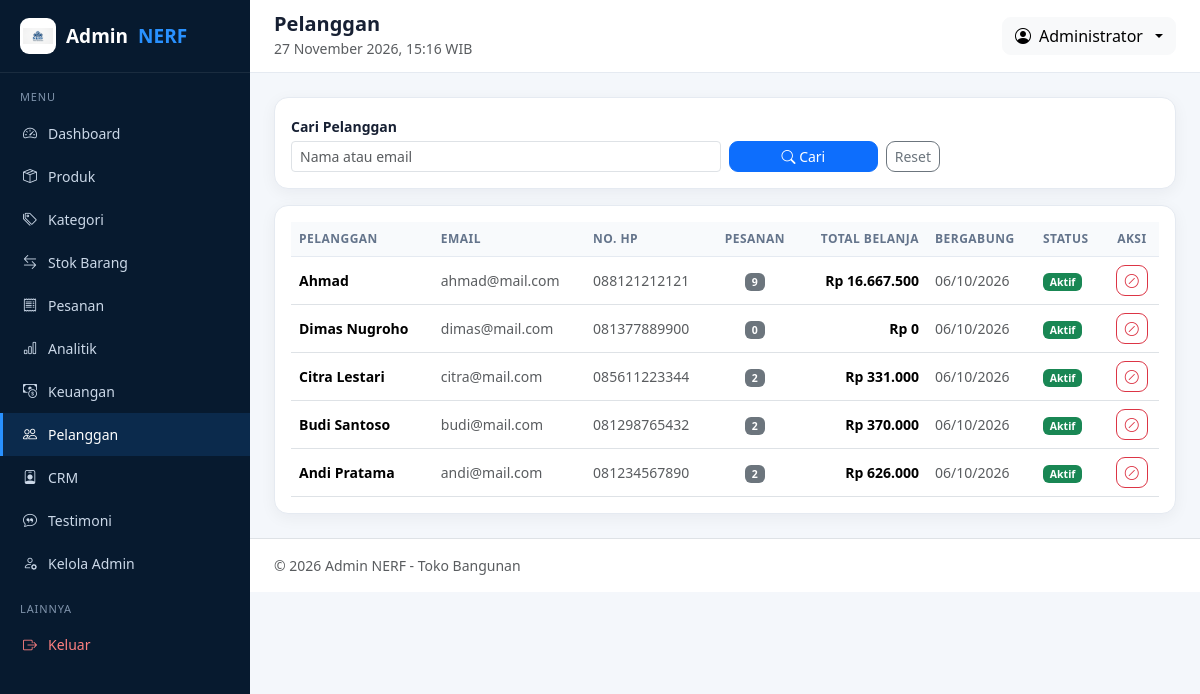
The page /admin/pelanggan.php (signed in) on the database its author committed.
### tables this page shows
CREATE TABLE `pelanggan` (
  `id_pelanggan` int NOT NULL AUTO_INCREMENT,
  `nama_lengkap` varchar(100) NOT NULL,
  `email` varchar(100) NOT NULL,
  `password` varchar(255) NOT NULL,
  `nomor_hp` varchar(20) DEFAULT NULL,
  `foto` varchar(255) DEFAULT NULL,
  `status` enum('Aktif','Nonaktif') DEFAULT 'Aktif',
  `dibuat_pada` timestamp NOT NULL DEFAULT CURRENT_TIMESTAMP,
  PRIMARY KEY (`id_pelanggan`),
  UNIQUE KEY `email` (`email`)
);

### config/fungsi/url.php (called while the page is built)
<?php
function base_url(): string
{
    static $base = null;
    if ($base !== null) {
        return $base;
    }
    $dir = str_replace('\\', '/', dirname(str_replace('\\', '/', $_SERVER['SCRIPT_NAME'] ?? '/')));
    $dir = ($dir === '/' || $dir === '.') ? '' : rtrim($dir, '/');
    if (basename($dir) === 'admin') {
        $dir = str_replace('\\', '/', dirname($dir));
        $dir = ($dir === '/' || $dir === '.') ? '' : rtrim($dir, '/');
    }
    $base = $dir;
    return $base;
}
function root_url(string $file = ''): string
{
    return (base_url() ?: '') . '/' . ltrim($file, '/');
}
function img_url(string $file): string
{
    $path = __DIR__ . '/../../' . ltrim($file, '/');
    $v    = is_file($path) ? filemtime($path) : 0;
    return root_url($file) . '?v=' . $v;
}
function aset_url(string $file): string
{
    $path = __DIR__ . '/../../assets/' . ltrim($file, '/');
    $v    = is_file($path) ? filemtime($path) : 0;
    return root_url('assets/' . ltrim($file, '/')) . '?v=' . $v;
}

### config/fungsi/teks.php (called while the page is built, shortened)
<?php
function e($value): string
{
    return htmlspecialchars((string)($value ?? ''), ENT_QUOTES, 'UTF-8');
}
function rupiah($angka): string
{
    return 'Rp ' . number_format((float)$angka, 0, ',', '.');
}

### config/fungsi/auth.php (called while the page is built, shortened)
<?php
function sudah_login(): bool
{
    return isset($_SESSION['admin_id']);
}
function admin_saat_ini(): ?array
{
    static $cache = null;
    if ($cache !== null) {
        return $cache;
    }
    global $koneksi;
    $stmt = $koneksi->prepare('SELECT * FROM admin WHERE id_admin = ? LIMIT 1');
    $stmt->bind_param('i', $_SESSION['admin_id']);
    $stmt->execute();
    $cache = $stmt->get_result()->fetch_assoc() ?: null;
    return $cache;
}
function butuh_role(array $roles): void
{
    $admin = admin_saat_ini();
}

### admin/pelanggan.php (the view, shortened to what this page needs)
<?php
require_once __DIR__ . '/../config/fungsi.php';
butuh_role(['Super Admin', 'Admin', 'Customer Service']);
$judul = 'Pelanggan';
$cari = trim($_GET['cari'] ?? '');
$sql = "SELECT pl.*, COUNT(p.id_pesanan) AS jml_pesanan, COALESCE(SUM(p.total),0) AS total_belanja
        FROM pelanggan pl
        LEFT JOIN pesanan p ON p.id_pelanggan = pl.id_pelanggan
                           AND p.status_pesanan NOT IN ('Menunggu Pembayaran','Dibatalkan','Retur')";
$sql .= ' GROUP BY pl.id_pelanggan ORDER BY pl.id_pelanggan DESC';
$stmt = $koneksi->prepare($sql);
$stmt->execute();
$data = $stmt->get_result()->fetch_all(MYSQLI_ASSOC);
include __DIR__ . '/layout/header.php';
?>
<div class="card-panel p-3 mb-3">
    <form method="get" class="row g-2 align-items-end">
        <div class="col-md-6">
            <label class="form-label small fw-semibold mb-1">Cari Pelanggan</label>
            <input type="search" name="cari" class="form-control form-control-sm"
                   value="<?= e($cari) ?>" placeholder="Nama atau email">
        </div>
        <div class="col-md-3 d-flex gap-2">
            <button class="btn btn-primary btn-sm w-100"><i class="bi bi-search"></i> Cari</button>
            <a href="pelanggan.php" class="btn btn-outline-secondary btn-sm">Reset</a>
        </div>
    </form>
</div>
<div class="card-panel p-3">
    <div class="table-responsive">
        <table class="table align-middle mb-0">
            <thead>
                <tr>
                    <th>Pelanggan</th><th>Email</th><th>No. HP</th>
                    <th class="text-center">Pesanan</th><th class="text-end">Total Belanja</th>
                    <th>Bergabung</th><th>Status</th><th class="text-center">Aksi</th>
                </tr>
            </thead>
            <tbody>
                <?php foreach ($data as $d): ?>
                    <tr>
                        <td class="fw-semibold"><?= e($d['nama_lengkap']) ?></td>
                        <td class="text-muted small"><?= e($d['email']) ?></td>
                        <td class="text-muted small"><?= e($d['nomor_hp'] ?? '-') ?></td>
                        <td class="text-center"><span class="badge bg-secondary"><?= (int)$d['jml_pesanan'] ?></span></td>
                        <td class="text-end fw-semibold"><?= rupiah($d['total_belanja']) ?></td>
                        <td class="text-muted small"><?= date('d/m/Y', strtotime($d['dibuat_pada'])) ?></td>
                        <td>
                            <span class="badge bg-<?= $d['status'] === 'Aktif' ? 'success' : 'secondary' ?>">
                                <?= e($d['status']) ?>
                            </span>
                        </td>
                        <td class="text-center">
                            <a href="pelanggan.php?toggle=<?= (int)$d['id_pelanggan'] ?>"
                               class="btn btn-sm btn-outline-<?= $d['status'] === 'Aktif' ? 'danger' : 'success' ?>"
                               onclick="return confirm('Ubah status pelanggan ini?')">
                                <i class="bi bi-<?= $d['status'] === 'Aktif' ? 'slash-circle' : 'check-circle' ?>"></i>
                            </a>
                        </td>
                    </tr>
                <?php endforeach; ?>
            </tbody>
        </table>
    </div>
</div>
<?php include __DIR__ . '/layout/footer.php'; ?>

### admin/layout/header.php (shortened to what this page needs)
<?php
$admin = admin_saat_ini();
$menu = [
    ['Berkas' => 'index.php',    'Ikon' => 'bi-speedometer2',     'Label' => 'Dashboard'],
    ['Berkas' => 'produk.php',   'Ikon' => 'bi-box-seam',         'Label' => 'Produk'],
    ['Berkas' => 'kategori.php', 'Ikon' => 'bi-tags',             'Label' => 'Kategori'],
    ['Berkas' => 'stok.php',     'Ikon' => 'bi-arrow-left-right', 'Label' => 'Stok Barang'],
    ['Berkas' => 'pesanan.php',  'Ikon' => 'bi-receipt',          'Label' => 'Pesanan'],
    ['Berkas' => 'analitik.php', 'Ikon' => 'bi-bar-chart',        'Label' => 'Analitik'],
    ['Berkas' => 'keuangan.php', 'Ikon' => 'bi-cash-coin',        'Label' => 'Keuangan'],
    ['Berkas' => 'pelanggan.php','Ikon' => 'bi-people',           'Label' => 'Pelanggan'],
    ['Berkas' => 'crm.php',      'Ikon' => 'bi-person-badge',     'Label' => 'CRM'],
    ['Berkas' => 'testimoni.php','Ikon' => 'bi-chat-quote',       'Label' => 'Testimoni'],
    ['Berkas' => 'user.php',     'Ikon' => 'bi-person-gear',      'Label' => 'Kelola Admin'],
];
$halaman = basename($_SERVER['PHP_SELF']);
?>
<!DOCTYPE html>
<html lang="id">
<head>
    <link href="https://cdn.jsdelivr.net/npm/bootstrap@5.3.3/dist/css/bootstrap.min.css" rel="stylesheet">
    <link href="https://cdn.jsdelivr.net/npm/bootstrap-icons@1.11.3/font/bootstrap-icons.css" rel="stylesheet">
    <link href="<?= aset_url('css/admin.css') ?>" rel="stylesheet">
</head>
<body>
<div class="d-flex">
    <aside class="sidebar d-none d-lg-block">
        <a href="../beranda.php" class="brand">
            <div class="logo-box"><img src="<?= img_url('TokoLogo.png') ?>" alt="Logo" onerror="this.remove()"></div>
            Admin <span>NERF</span>
        </a>
        <div class="nav-section">Menu</div>
        <nav class="nav flex-column">
            <?php foreach ($menu as $m): ?>
                <a class="nav-link <?= $halaman === $m['Berkas'] ? 'active' : '' ?>" href="<?= $m['Berkas'] ?>">
                    <i class="bi <?= $m['Ikon'] ?>"></i> <?= $m['Label'] ?>
                </a>
            <?php endforeach; ?>
        </nav>
        <div class="nav-section">Lainnya</div>
        <nav class="nav flex-column">
            <a class="nav-link" href="../keluar.php" style="color:#ff8080">
                <i class="bi bi-box-arrow-right"></i> Keluar
            </a>
        </nav>
    </aside>
    <div class="flex-grow-1">
        <header class="topbar d-flex justify-content-between align-items-center">
            <div>
                <h5 class="mb-0 fw-bold"><?= e($judul ?? 'Dashboard') ?></h5>
                <small class="text-muted"><?= date('d F Y, H:i') ?> WIB</small>
            </div>
            <div class="dropdown">
                <button class="btn btn-light dropdown-toggle d-flex align-items-center gap-2" data-bs-toggle="dropdown">
                    <i class="bi bi-person-circle"></i>
                    <span><?= e($admin['nama_lengkap'] ?? 'Admin') ?></span>
                </button>
            </div>
        </header>
        <main class="content">

### assets/css/admin.css (style rules this page uses)
body { font-family: "Segoe UI", Arial, sans-serif; background: #f4f7fb; color: #172033; }
.sidebar { width: 250px; background: #071a2f; color: #cbd8e8; min-height: 100vh; }
.sidebar .brand { color: #fff; font-weight: 800; font-size: 19px; text-decoration: none; display: flex; align-items: center; gap: 10px; padding: 18px 20px; border-bottom: 1px solid rgba(255, 255, 255, .08); }
.sidebar .brand span { color: #2991ff; }
.logo-box { width: 36px; height: 36px; border-radius: 9px; overflow: hidden; flex-shrink: 0; display: flex; align-items: center; justify-content: center; }
.logo-box img { width: 100%; height: 100%; object-fit: contain; background: #fff; padding: 3px; }
.sidebar .nav-link { color: #cbd8e8; font-size: 14px; padding: 11px 20px; display: flex; align-items: center; gap: 11px; border-left: 3px solid transparent; }
.sidebar .nav-link.active { background: rgba(41, 145, 255, .14); color: #fff; border-left-color: #2991ff; }
.sidebar .nav-section { font-size: 11px; text-transform: uppercase; letter-spacing: .08em; color: #7f93ab; padding: 16px 20px 6px; }
.topbar { background: #fff; border-bottom: 1px solid #e5eaf1; padding: 12px 24px; }
.content { padding: 24px; }
.card-panel { background: #fff; border: 1px solid #e5eaf1; border-radius: 14px; box-shadow: 0 4px 16px rgba(7, 26, 47, .05); }
.table thead th { font-size: 12px; text-transform: uppercase; letter-spacing: .04em; color: #64748b; background: #f8fafc; border-bottom: 1px solid #e5eaf1; }
.table td { vertical-align: middle; font-size: 14px; }
.btn { border-radius: 9px; }

### rows shown on the page
pelanggan: nama_lengkap "Ahmad", email "ahmad@mail.com", nomor_hp "088121212121", jml_pesanan "9", total_belanja "Rp 16.667.500", dibuat_pada "06/10/2026", status "Aktif"
pelanggan: nama_lengkap "Dimas Nugroho", email "dimas@mail.com", nomor_hp "081377889900", jml_pesanan "0", total_belanja "Rp 0", dibuat_pada "06/10/2026", status "Aktif"
pelanggan: nama_lengkap "Citra Lestari", email "citra@mail.com", nomor_hp "085611223344", jml_pesanan "2", total_belanja "Rp 331.000", dibuat_pada "06/10/2026", status "Aktif"
pelanggan: nama_lengkap "Budi Santoso", email "budi@mail.com", nomor_hp "081298765432", jml_pesanan "2", total_belanja "Rp 370.000", dibuat_pada "06/10/2026", status "Aktif"
pelanggan: nama_lengkap "Andi Pratama", email "andi@mail.com", nomor_hp "081234567890", jml_pesanan "2", total_belanja "Rp 626.000", dibuat_pada "06/10/2026", status "Aktif"

### other values the page prints
$m['Label'] "Dashboard"
$m['Label'] "Produk"
$m['Label'] "Kategori"
$m['Label'] "Stok Barang"
$m['Label'] "Pesanan"
$m['Label'] "Analitik"
$m['Label'] "Keuangan"
$m['Label'] "Pelanggan"
$m['Label'] "CRM"
$m['Label'] "Testimoni"
$m['Label'] "Kelola Admin"
$judul "Pelanggan"
$admin['nama_lengkap'] "Administrator"
